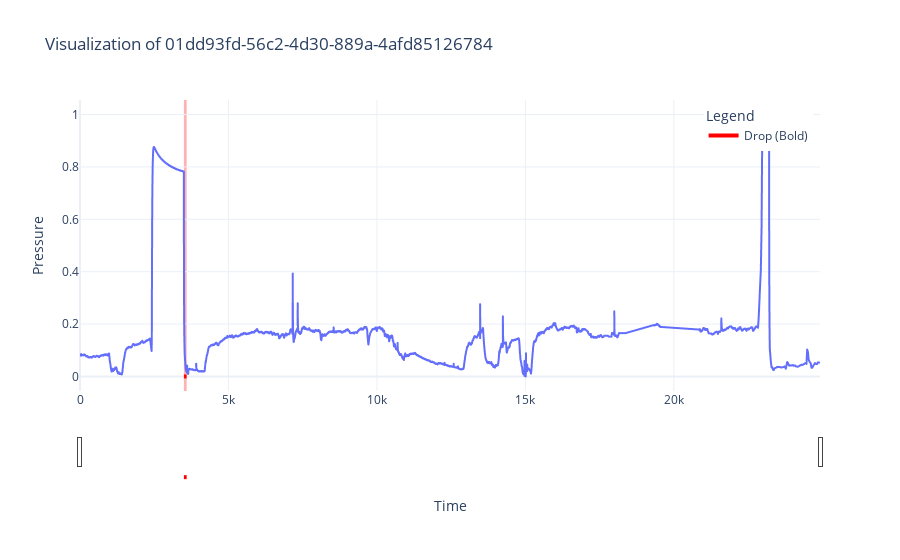

Source (notebook cell):
### Code cell
file_df['pressure'] = scaler.fit_transform(file_df[['time', 'pressure']])[:, 1]
plot_data(file_df, label_df[label_df['file'] == filename], filename)
print(filename)

### Figure 1 — Plotly figure (JSON) as saved in the notebook; plotly's stock layout.template omitted (floating-point values rounded to 4 significant figures; data arrays with more than 128 entries replaced by an {"elided": "..."} marker saying what was removed)
{"data": [{"hovertemplate": "time=%{x}<br>pressure=%{y}<extra></extra>", "legendgroup": "", "line": {"color": "#636efa", "dash": "solid"}, "marker": {"symbol": "circle"}, "mode": "lines", "name": "", "showlegend": false, "type": "scattergl", "x": {"elided": "34099 float values"}, "xaxis": "x", "y": {"elided": "34099 float values"}, "yaxis": "y"}, {"line": {"color": "red", "width": 4}, "mode": "lines", "name": "Drop (Bold)", "type": "scatter", "x": [3499.0, 3592.0], "y": [0, 0]}], "layout": {"legend": {"title": {"text": "Legend"}, "tracegroupgap": 0, "x": 0.99, "xanchor": "right", "y": 0.99, "yanchor": "top"}, "shapes": [{"fillcolor": "red", "layer": "below", "line": {"width": 0}, "name": "Drop", "opacity": 0.3, "type": "rect", "x0": 3499.0, "x1": 3592.0, "xref": "x", "y0": 0, "y1": 1, "yref": "y domain"}], "title": {"text": "Visualization of 01dd93fd-56c2-4d30-889a-4afd85126784"}, "xaxis": {"anchor": "y", "domain": [0, 1], "rangeslider": {"visible": true}, "title": {"text": "Time"}, "type": "linear"}, "yaxis": {"anchor": "x", "domain": [0, 1], "fixedrange": false, "title": {"text": "Pressure"}}}}
